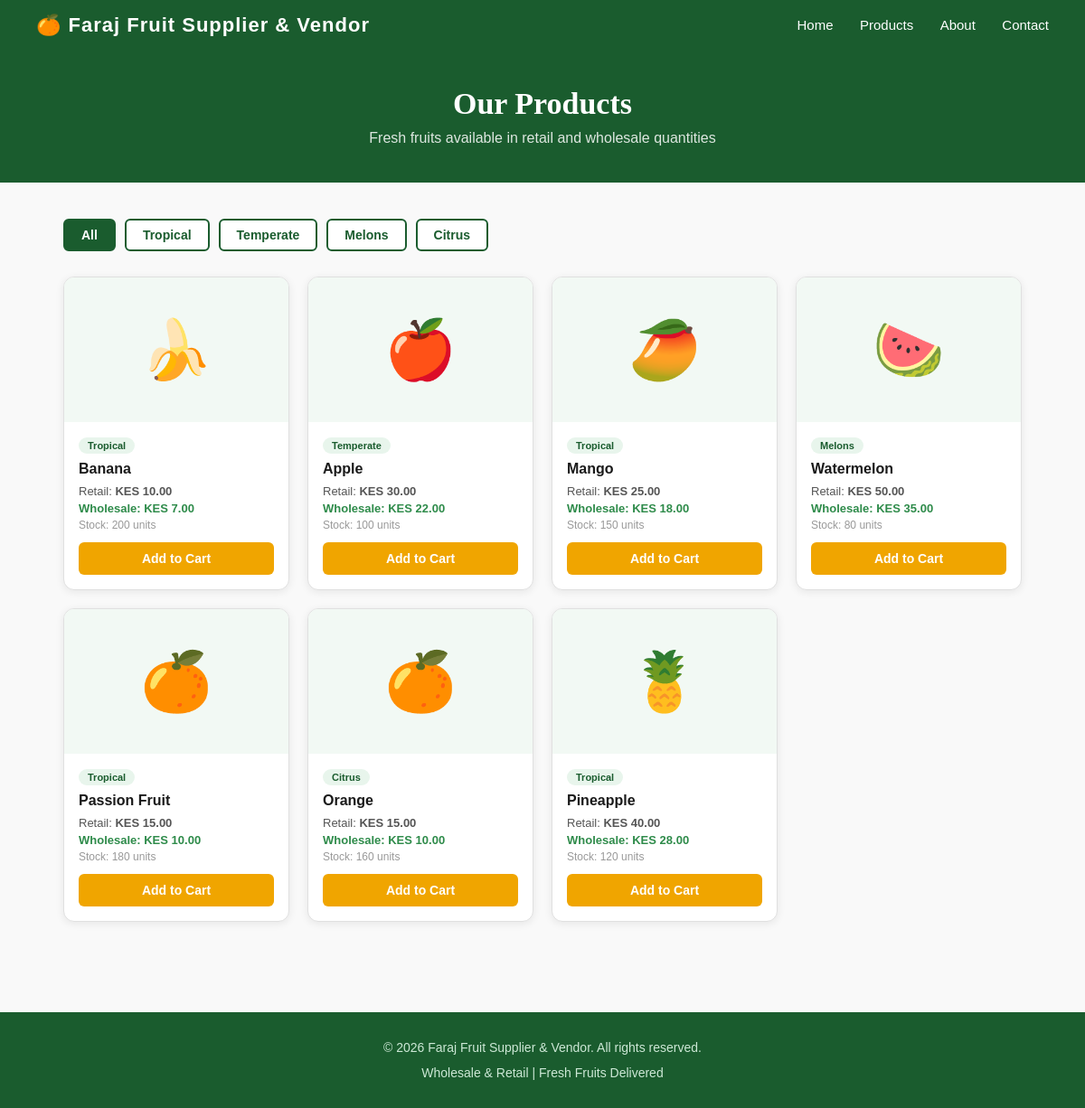
Screenshot of /pages/products.php with the database file from the repository.
### tables this page shows
CREATE TABLE `products` (
  `id` int(11) NOT NULL,
  `name` varchar(100) NOT NULL,
  `category` varchar(50) DEFAULT NULL,
  `price_retail` decimal(10,2) DEFAULT NULL,
  `price_wholesale` decimal(10,2) DEFAULT NULL,
  `stock` int(11) DEFAULT 0,
  `created_at` timestamp NOT NULL DEFAULT current_timestamp()
);

### pages/products.php (the view, shortened to what this page needs)
<?php
require_once '../includes/header.php';
require_once '../config/db.php';
$emojis = ['Banana'=>'🍌','Mango'=>'🥭','Apple'=>'🍎','Watermelon'=>'🍉','Pineapple'=>'🍍','Pawpaw'=>'🍈','Orange'=>'🍊','Lemon'=>'🍋'];
$category = isset($_GET['category']) ? mysqli_real_escape_string($conn, $_GET['category']) : '';
$where = $category ? "WHERE category='$category'" : '';
$result = mysqli_query($conn, "SELECT * FROM products $where");
?>
<div style="background:#1a5c2e;color:white;padding:40px;text-align:center;">
  <h1 style="font-family:'Playfair Display',serif;font-size:34px;margin-bottom:10px;">Our Products</h1>
  <p style="opacity:0.85;">Fresh fruits available in retail and wholesale quantities</p>
</div>
<div style="max-width:1100px;margin:0 auto;padding:40px 20px;">
  <div style="display:flex;gap:10px;margin-bottom:28px;flex-wrap:wrap;">
    <a href="products.php" style="display:inline-block;padding:8px 18px;border-radius:6px;text-decoration:none;font-size:14px;font-weight:600;background:<?= !$category?'#1a5c2e':'white' ?>;color:<?= !$category?'white':'#1a5c2e' ?>;border:2px solid #1a5c2e;">All</a>
    <a href="?category=Tropical" style="display:inline-block;padding:8px 18px;border-radius:6px;text-decoration:none;font-size:14px;font-weight:600;background:<?= $category==='Tropical'?'#1a5c2e':'white' ?>;color:<?= $category==='Tropical'?'white':'#1a5c2e' ?>;border:2px solid #1a5c2e;">Tropical</a>
    <a href="?category=Temperate" style="display:inline-block;padding:8px 18px;border-radius:6px;text-decoration:none;font-size:14px;font-weight:600;background:<?= $category==='Temperate'?'#1a5c2e':'white' ?>;color:<?= $category==='Temperate'?'white':'#1a5c2e' ?>;border:2px solid #1a5c2e;">Temperate</a>
    <a href="?category=Melons" style="display:inline-block;padding:8px 18px;border-radius:6px;text-decoration:none;font-size:14px;font-weight:600;background:<?= $category==='Melons'?'#1a5c2e':'white' ?>;color:<?= $category==='Melons'?'white':'#1a5c2e' ?>;border:2px solid #1a5c2e;">Melons</a>
    <a href="?category=Citrus" style="display:inline-block;padding:8px 18px;border-radius:6px;text-decoration:none;font-size:14px;font-weight:600;background:<?= $category==='Citrus'?'#1a5c2e':'white' ?>;color:<?= $category==='Citrus'?'white':'#1a5c2e' ?>;border:2px solid #1a5c2e;">Citrus</a>
  </div>
  <div style="display:grid;grid-template-columns:repeat(4,1fr);gap:20px;">
    <?php if ($result && mysqli_num_rows($result) > 0):
      while ($row = mysqli_fetch_assoc($result)):
        $emoji = $emojis[$row['name']] ?? '🍊';
    ?>
    <div style="background:white;border-radius:12px;overflow:hidden;box-shadow:0 2px 10px rgba(0,0,0,0.08);border:1px solid #e0e0e0;">
      <div style="background:#f2f9f4;height:160px;display:flex;align-items:center;justify-content:center;font-size:64px;">
        <?= $emoji ?>
      </div>
      <div style="padding:16px;">
        <span style="display:inline-block;background:#e8f5ec;color:#1a5c2e;font-size:11px;padding:3px 10px;border-radius:20px;font-weight:600;margin-bottom:8px;"><?= htmlspecialchars($row['category']) ?></span>
        <h4 style="font-size:16px;font-weight:700;color:#1a1a1a;margin-bottom:8px;"><?= htmlspecialchars($row['name']) ?></h4>
        <p style="font-size:13px;color:#555;margin-bottom:4px;">Retail: <strong>KES <?= number_format($row['price_retail'],2) ?></strong></p>
        <p style="font-size:13px;color:#2e8b4a;margin-bottom:4px;font-weight:600;">Wholesale: KES <?= number_format($row['price_wholesale'],2) ?></p>
        <p style="font-size:12px;color:#999;margin-bottom:12px;">Stock: <?= $row['stock'] ?> units</p>
        <a href="cart.php?add=<?= $row['id'] ?>" style="display:block;background:#f0a500;color:white;text-align:center;padding:10px;border-radius:6px;text-decoration:none;font-weight:600;font-size:14px;">Add to Cart</a>
      </div>
    </div>
    <?php endwhile; else: ?>
      <p style="color:#888;grid-column:1/-1;text-align:center;padding:40px;">No products found.</p>
    <?php endif; ?>
  </div>
</div>
<?php require_once '../includes/footer.php'; ?>

### assets/css/style.css (style rules this page uses)
* { margin: 0; padding: 0; box-sizing: border-box; }
body { font-family: Arial, sans-serif; background: #f9f9f9; color: #333; }

### rows the page displays
products: name "🍌", category "Tropical", name "Banana", price_retail "10.00", price_wholesale "7.00", stock "200"
products: name "🍎", category "Temperate", name "Apple", price_retail "30.00", price_wholesale "22.00", stock "100"
products: name "🥭", category "Tropical", name "Mango", price_retail "25.00", price_wholesale "18.00", stock "150"
products: name "🍉", category "Melons", name "Watermelon", price_retail "50.00", price_wholesale "35.00", stock "80"
products: name "🍊", category "Tropical", name "Passion Fruit", price_retail "15.00", price_wholesale "10.00", stock "180"
products: name "🍊", category "Citrus", name "Orange", price_retail "15.00", price_wholesale "10.00", stock "160"
products: name "🍍", category "Tropical", name "Pineapple", price_retail "40.00", price_wholesale "28.00", stock "120"
